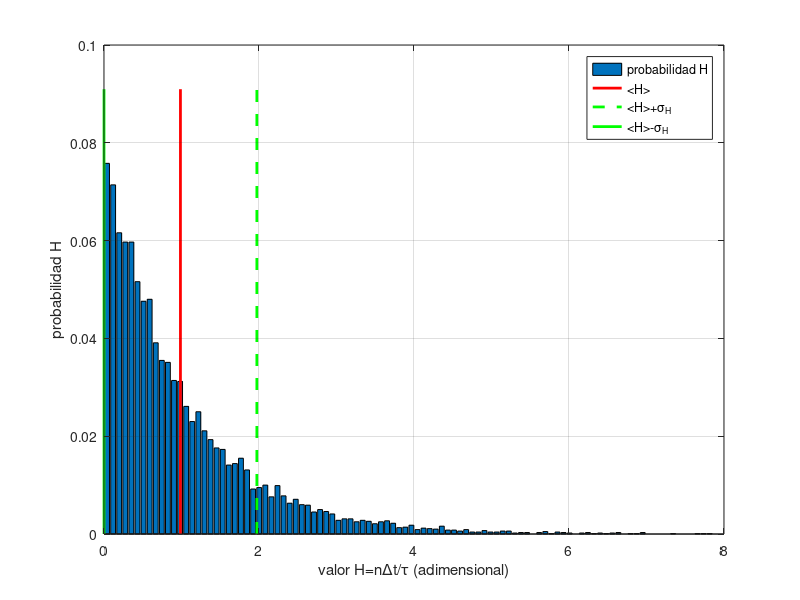

MATLAB code for this plot:
%% C3_2023_3_vG (duración Control = 4 horas)
clear ; clc ; figure(303) ;

%% DATOS
N=1E4 ; tau=1.5E3 ;

%% 3A GENERAR...
t=zeros(1,N) ; for i=1:N ; t(i)=-tau*log(1-rand) ; end
%load('DatosExp_C3_3.mat') ; t=t_desintegracion ;

%% ANÁLISIS...
[counts,tcenter]=hist(t,1E4) ; 
FF=cumsum(counts) ; kk=find(FF>=N/2) ; k=kk(1) ; % basado en histograma cumulativo  
fprintf('tiempo mitad de núcleos desintegrados = %.1f segundos\n',tcenter(k)) ; 
p=sum(t>tau)/N ; fprintf('probabilidad desintegración tiempo>tau = %.3f\n',p) ;
pp=sum((t>=tau/3)&(t<=5*tau/3))/N ;
fprintf('probabilidad desintegración entre tiempo>=tau/3 y tiempo<=5*tau/3 = %.3f\n',pp)

%% Calcular dt, H y gráfica...
tsorted=sort(t) ; dt=diff(tsorted) ;
n=N-2:-1:0 ; H=n.*dt/tau ;
[dtCounts,dtCenter]=hist(H,1E2) ;
Hmean=mean(H) ; Hsigma=std(H,1) ;
bar(dtCenter,dtCounts/N) ;
maximo=max(dtCounts/N)*1.2 ;
hold on ; plot([Hmean,Hmean],[0,maximo],'r','LineWidth',2) ; hold off ;
hold on ; plot([Hmean+Hsigma,Hmean+Hsigma],[0,maximo],'g--','LineWidth',2) ; hold off ;
hold on ; plot([Hmean-Hsigma,Hmean-Hsigma],[0,maximo],'g','LineWidth',2) ; hold off ;
legend('probabilidad H','<H>','<H>+\sigma_H','<H>-\sigma_H') ; grid on ;
xlabel('valor H=n\Deltat/\tau (adimensional)') ; ylabel('probabilidad H') ;
